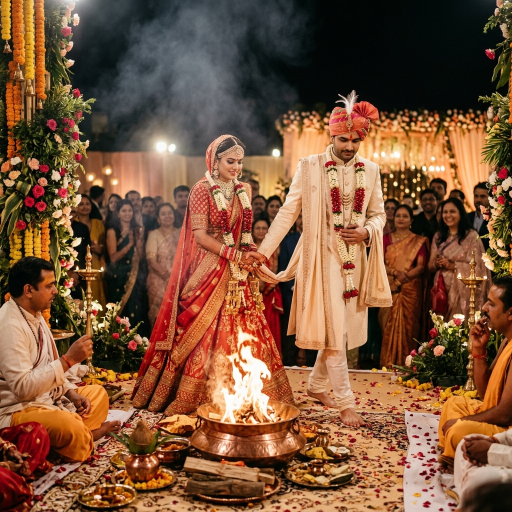
#> input picture images/wedding_10_1780780832777.png, 1024 x 1024 px (shown at 1/2 size); its folder holds 4 pictures in this run
$ python compress_images.py
#> lines starting #> are read from the running program, lines starting #| are printed output that depends on the picture
import os
from PIL import Image
import glob

image_dir = 'images'
png_files = glob.glob(os.path.join(image_dir, 'wedding_*.png'))

for png_file in png_files:
    webp_file = png_file.rsplit('.', 1)[0] + '.webp'
    try:
        with Image.open(png_file) as img:
#> img is the input picture: PIL image 1024x1024 RGB; mean R, G, B 123.8, 84.1, 57.9
            img = img.convert("RGB")
            # Resize image to a max width of 1000px to further reduce size
            max_width = 1000
            if img.width > max_width:
                ratio = max_width / float(img.width)
#> ratio = 0.977
                new_height = int((float(img.height) * float(ratio)))
#> new_height = 1000
                img = img.resize((max_width, new_height), Image.Resampling.LANCZOS)
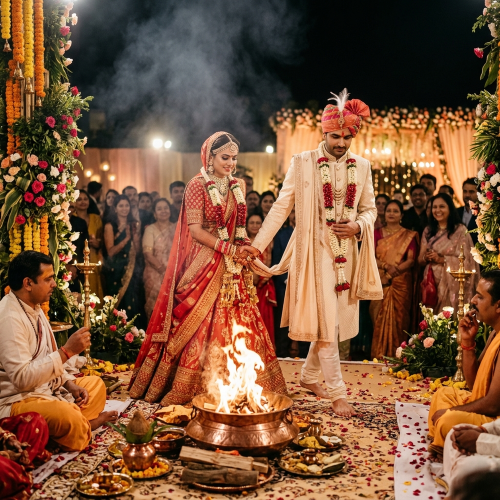
#> img: PIL image 1000x1000 RGB (shown at 1/2 size); mean R, G, B 123.8, 84.1, 58

            img.save(webp_file, 'webp', optimize=True, quality=65)
            print(f"Compressed: {os.path.basename(webp_file)}")

        # Remove original large PNG
        os.remove(png_file)
    except Exception as e:
        print(f"Error compressing {png_file}: {e}")
#> pass 2 of the loop `for png_file in png_files:`:
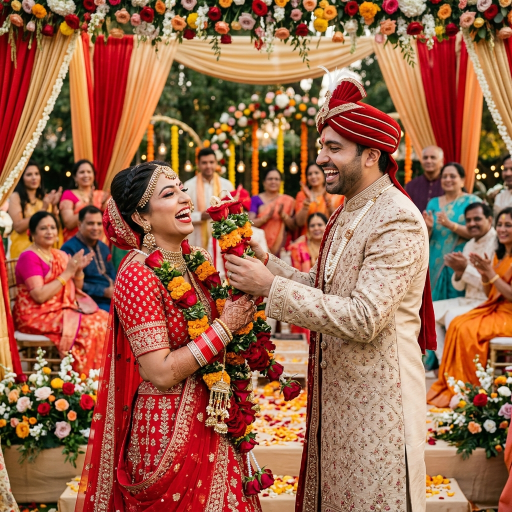
#> input picture images/wedding_11_1780780846106.png, 1024 x 1024 px (shown at 1/2 size)
#> img is the input picture: PIL image 1024x1024 RGB; mean R, G, B 156.1, 99.9, 74.5
#> `img = img.resize((max_width, new_height), Image.Resampling.LANCZOS)`:
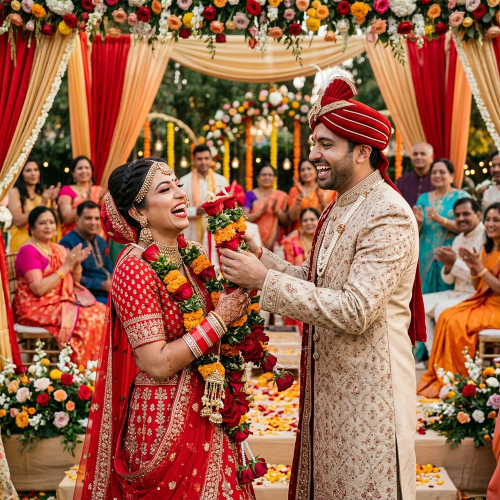
#> img: PIL image 1000x1000 RGB (shown at 1/2 size); mean R, G, B 156.1, 99.9, 74.5
#> pass 3 of the loop `for png_file in png_files:`:
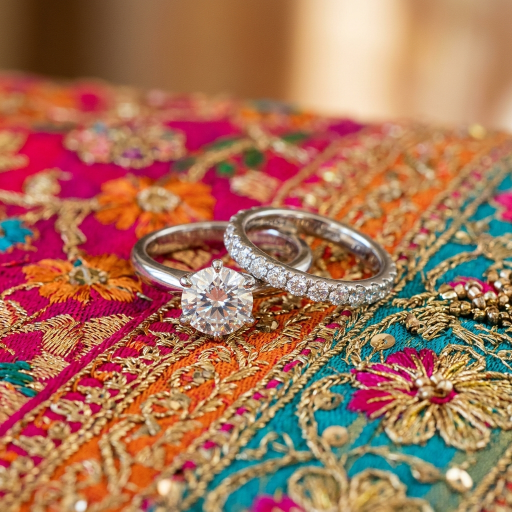
#> input picture images/wedding_12_1780780859473.png, 1024 x 1024 px (shown at 1/2 size)
#> img is the input picture: PIL image 1024x1024 RGB; mean R, G, B 167, 113.7, 88.2
#> `img = img.resize((max_width, new_height), Image.Resampling.LANCZOS)`:
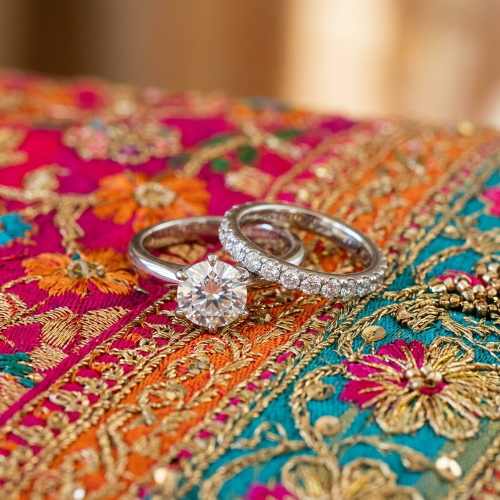
#> img: PIL image 1000x1000 RGB (shown at 1/2 size); mean R, G, B 167, 113.7, 88.2
#> the loop made 4 passes; the first 3 are shown
